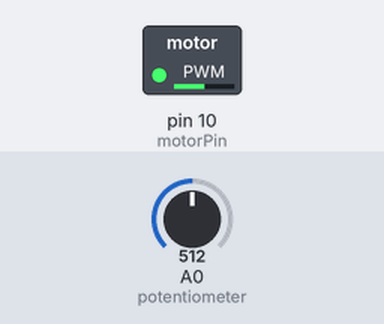
The sketch below on a simulated Arduino Uno, built with avr-gcc and run on an emulated ATmega328P. Parts: switched loads named in the sketch (green lamp = pin HIGH). Inputs (shaded band) come from the test bench; at power-on: A0 (potentiometer) = 512. What the sketch prints to the serial monitor is not drawn.

Above: at 1.2 s.
1.3 s: A0 (potentiometer) set to 716
At 1.8 s:
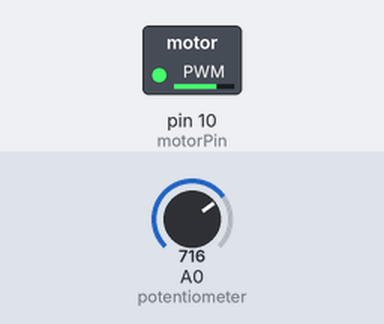
2.8 s: A0 (potentiometer) set to 900
At 4.0 s:
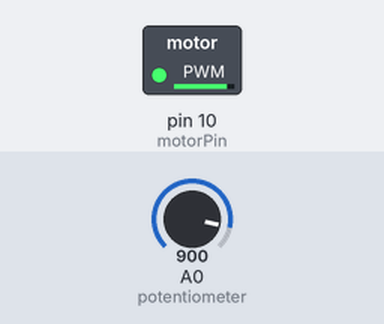
4.3 s: A0 (potentiometer) set to 122
At 5.3 s:
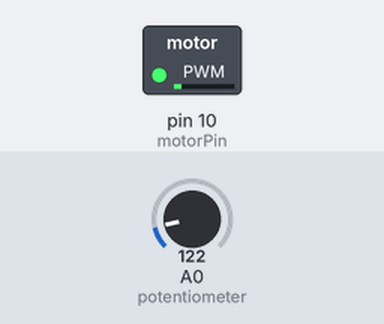
5.8 s: A0 (potentiometer) set to 0
At 6.3 s:
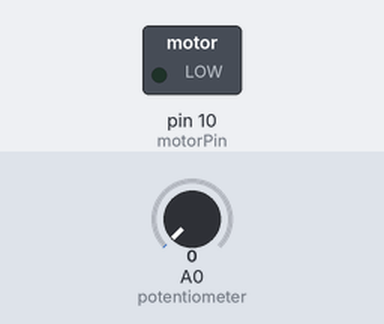
Timing chart, 0 to 8.3 s (numbered marks = the images above; inputs shaded):
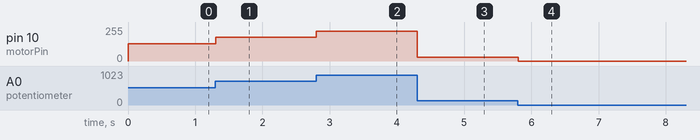

Measured:
- after the input at 1.3 s, pin 10 (motorPin): 128/255 → 179/255 at once
- after the input at 2.8 s, pin 10 (motorPin): 179/255 → 225/255 at once
- after the input at 4.3 s, pin 10 (motorPin): 225/255 → 30/255 at once
- after the input at 5.8 s, pin 10 (motorPin): 30/255 → 0/255 at once

The sketch:

DCmotorControl.ino.ino
```cpp
int potentiometer=A0;
int motorPin=10;
void setup(){
  Serial.begin(9600);
  pinMode(motorPin, OUTPUT);
}
void loop(){
  int value=analogRead(potentiometer)/4;
  Serial.print(value);
  analogWrite(motorPin,value);
}
```
